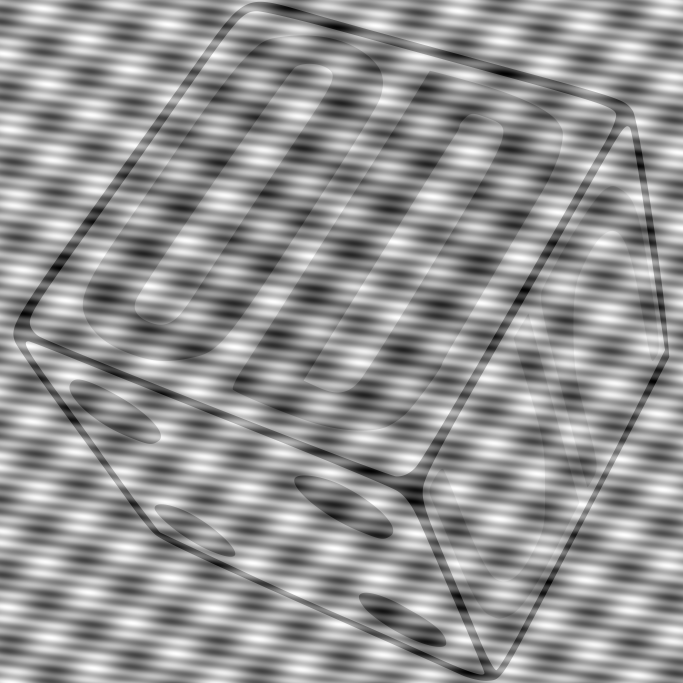
#> input picture Codigo/Noise (7).png, 2048 x 2048 px, found by its file name (shown at 1/3 size); the run also reads 1 picture not shown here
$ jupyter execute Procesamiento_Ins_Opt_Act_2.ipynb
#> lines starting #> are read from the running program, lines starting #| are printed output that depends on the picture; after the words box and inside, x2 and y2 are one past the last pixel; in counts of white or black regions, pixels touching at a corner belong together
#Estudio del procesamiento de imagenes
Autores:

    Juan José Zapata Moreno (juazapatamo@unal.edu.co)

    Alejandro Anaya (aanayal@unal.edu.co)

    Esteban Celis Hincapié (ecelish@unal.edu.co)

Fecha: 29 de Octubre de 2025

Curso: Instrumentos Ópticos

[cell 1]
#@title importar librerias
import numpy as np
import matplotlib.pyplot as plt
from PIL import Image, ImageDraw, ImageFont

##Definición de los parametros del sistema y la simulación

[cell 2]
LONGITUD_ONDA = 633e-9      # Longitud de onda (λ = 633 nm)
DISTANCIA_FOCAL = 500e-3    # Distancia focal de L1 y L2 (f = 500 mm)
DIAMETRO_L1 = 100e-3        # Diámetro de la lente L1
DIAMETRO_M2 = 50e-3
ANCHO_M1 = 10.4e-3          # Ancho del espejo M1
ALTO_M1 = 5.8e-3            # Alto del espejo M1
CAM1_PIXELES_X = 4640       # Píxeles de la cámara 1
CAM1_PIXELES_Y = 3506
TAMANO_PIXEL_CAM1 = 3.8e-6  # Lado del píxel de la cámara 1 (3.8 μm)
CAM2_PIXELES_X = 1280       # Píxeles de la cámara 2
CAM2_PIXELES_Y = 1024
TAMANO_PIXEL_CAM2 = 5.2e-6  # Lado del píxel de la cámara 2 (5.2 μm)

DIST_OBJ_BS = 250e-3        #Distancia del objeto al Beam splitter
DIST_BS_ESPEJO = 100e-3     #Distancia del Beam Splitter a el espejo
DIST_ESPEJO_LENTE = 250e-3  #Distancia del espejo a la lente
#Se hizo pensando que la distancia entre el objeto y el beam splitter y el del espejo a la lente sea igual a la distancia focal como se visualiza en el montaje


# Parámetros de la simulación
N = 1024  # Número de puntos de la malla
TAMANO_PLANO_ENTRADA = 20e-3  # Tamaño físico del plano de entrada

##Funciones principales

[cell 3]
#@title Propagación Matriz ABCD
def propagar_abcd(
    campo_entrada: np.ndarray,
    dx_entrada: float,
    longitud_onda: float,
    A: float, B: float, C: float, D: float
) -> tuple:
    """
    Propaga un campo óptico plano-paralelo usando la matriz ABCD y la formulación FFT de la integral de Collins.

    Args:
        campo_entrada (np.ndarray): Matriz compleja NxN con el campo en el plano de entrada.
        dx_entrada (float): Tamaño del píxel en el plano de entrada (m).
        longitud_onda (float): Longitud de onda de la luz (m).
        A, B, C, D (float): Elementos de la matriz de transferencia ABCD del sistema óptico.

    Returns:
        campo_salida (np.ndarray): Campo propagado en el plano de salida.
        dx_salida (float): Tamaño del píxel en el plano de salida (m).

    Notas:
        - Para B=0 (sistema de imagen), no aplica propagación difractiva y la función retorna el campo original.
        - El tamaño de salida es igual al de entrada, pero la escala espacial cambia.
    """
    # Validaciones
    if not isinstance(campo_entrada, np.ndarray):
        raise TypeError("campo_entrada debe ser un array de NumPy.")
    if campo_entrada.shape[0] != campo_entrada.shape[1]:
        raise ValueError("El campo de entrada debe ser una matriz cuadrada.")
    if B == 0:
        print("Advertencia: B=0 (sistema de imagen). Retornando campo original sin propagación.")
        return campo_entrada, dx_entrada

    N = campo_entrada.shape[0]
    k = 2 * np.pi / longitud_onda

    # Coordenadas del plano de entrada
    x = (np.arange(N) - N // 2) * dx_entrada
    X, Y = np.meshgrid(x, x)

    # Fase cuadrática inicial (plano de entrada)
    fase_inicial = np.exp(1j * k / (2 * B) * A * (X**2 + Y**2))
    campo_modificado = campo_entrada * fase_inicial

    # Transformada de Fourier (propagación)
    campo_fft = np.fft.fftshift(np.fft.fft2(np.fft.ifftshift(campo_modificado)))

    # Tamaño de píxel en el plano de salida
    dx_salida = longitud_onda * abs(B) / (N * dx_entrada)
    x_salida = (np.arange(N) - N // 2) * dx_salida
    Xs, Ys = np.meshgrid(x_salida, x_salida)

    # Fase cuadrática final (plano de salida)
    fase_final = np.exp(1j * k / (2 * B) * D * (Xs**2 + Ys**2))

    # Factor de escala (incluye normalización y términos de propagación)
    factor_escala = np.exp(1j * k * B) / (1j * longitud_onda * abs(B))

    # Salida final
    campo_salida = factor_escala * campo_fft * fase_final * (dx_entrada ** 2)

    return campo_salida, dx_salida

[cell 4]
#@title Filtro adaptativo
def crear_filtro_muesca_adaptivo(
    campo_fourier,
    n_muescas_max=10,              # máximo de picos a anular (se agregan sus conjugados)
    radio_muesca_pix=15,            # “ancho” efectivo de cada muesca
    orden_butter=5,                 # suavidad de la muesca (>=2 recomendado)
    radio_exclusion_dc_pix=10,      # no tocar la DC
    radio_min_pix=15,               # no filtrar MUY cerca del centro
    radio_max_pix=None,             # si None, sin límite superior
    percentil_det=90, # umbral de detección (log-intensidad)
    N = 1024
    ):
    """
    Genera un filtro notch-stop suave (Butterworth) para eliminar picos espurios
    en el plano de Fourier (campo de M1). Respeta simetría y limita por radio.
    """
    F = campo_fourier
    N = F.shape[0]
    assert F.shape[0] == F.shape[1], "Se asume cuadrado."

    # 1) Espectro log para realzar picos (y reducir rango dinámico)
    I = np.abs(F)**2
    L = np.log1p(I)  # log(1+I)

    # 2) Apodización previa (Hanning 2D) para bajar leakage
    win = np.hanning(N)
    W = np.outer(win, win)
    Lw = L * W

    # 3) Candidatos por percentil
    thr = np.percentile(Lw, percentil_det)
    cand = np.argwhere(Lw > thr)

    # 4) Geometría
    cy = cx = N // 2
    yy, xx = np.mgrid[0:N, 0:N]
    rr = np.sqrt((yy - cy)**2 + (xx - cx)**2)

    if radio_max_pix is None:
        radio_max_pix = N/2 - 4

    # 5) Filtrar candidatos por radio permitido y fuera de DC
    mask_rango = (rr > max(radio_min_pix, radio_exclusion_dc_pix)) & (rr < radio_max_pix)
    cand = [tuple(p) for p in cand if mask_rango[p[0], p[1]]]

    # 6) Ordenar por intensidad descendente (en Lw)
    cand.sort(key=lambda p: Lw[p[0], p[1]], reverse=True)

    # 7) Selección con supresión por vecindad (no muescas solapadas)
    elegidos = []
    tomado = np.zeros((N, N), dtype=bool)
    supresion = max(6, radio_muesca_pix)  # zona de seguridad

    for (y, x) in cand:
        if len(elegidos) >= n_muescas_max:
            break
        if tomado[y, x]:
            continue

        # punto y su conjugado
        yc = (2*cy - y) % N
        xc = (2*cx - x) % N

        elegidos.append((y, x))
        elegidos.append((yc, xc))

        # marcar vecindad como tomada
        y0, y1 = max(0, y - supresion), min(N, y + supresion + 1)
        x0, x1 = max(0, x - supresion), min(N, x + supresion + 1)
        tomado[y0:y1, x0:x1] = True
        y0c, y1c = max(0, yc - supresion), min(N, yc + supresion + 1)
        x0c, x1c = max(0, xc - supresion), min(N, xc + supresion + 1)
        tomado[y0c:y1c, x0c:x1c] = True

    # 8) Construir filtro notch-stop Butterworth suave
    H = np.ones((N, N), dtype=float)

    def butter_notch(u, v, u0, v0, D0, n):
        # Distancia a pico y a su conjugado
        Dk  = np.sqrt((u - u0)**2 + (v - v0)**2)
        Dkc = np.sqrt((u + u0)**2 + (v + v0)**2)
        # Band-stop notch (suave)
        return 1.0 / (1.0 + (D0**2 / (Dk * Dkc + 1e-12))**n)

    # Coordenadas centradas
    U = xx - cx
    V = yy - cy

    for (y, x) in elegidos:
        u0 = x - cx
        v0 = y - cy
        H *= butter_notch(U, V, u0, v0, radio_muesca_pix, orden_butter)

    # 9) Proteger DC con un “tapón” gentil (no =0)
    H[rr < radio_exclusion_dc_pix] = 1.0

    return H

[cell 5]
def cargar_imagen_objeto(ruta_archivo, tamano_pixeles):
    """Carga una imagen, la convierte a escala de grises y la redimensiona."""
#> called with ruta_archivo = '/content/Noise (7).png', tamano_pixeles = 1024
    try:
        img = Image.open(ruta_archivo).convert('L')
#> img is the input picture: PIL image 2048x2048 L; min 0, max 255, mean 148.8
        img = img.resize((tamano_pixeles, tamano_pixeles), Image.Resampling.LANCZOS)
#> img: PIL image 1024x1024 L
        img_array = np.array(img)
        if np.max(img_array) > 0:
            img_array = img_array / 255.0
        return img_array
    except FileNotFoundError:
        print(f"Error: No se encontró el archivo '{ruta_archivo}'. Se usará un objeto de texto por defecto.")
        return crear_objeto_texto("?", tamano_pixeles, tamano_fuente=int(tamano_pixeles * 0.6))

def crear_apertura_rectangular(ancho, alto, tamano_m, N_pixeles):
    """Crea una apertura rectangular."""
    coordenadas = np.linspace(-tamano_m / 2, tamano_m / 2, N_pixeles)
    X, Y = np.meshgrid(coordenadas, coordenadas)
    apertura = np.zeros((N_pixeles, N_pixeles))
    apertura[(np.abs(X) < ancho / 2) & (np.abs(Y) < alto / 2)] = 1
    return apertura

# [27 lines left out: function crear_filtro_muesca, not called in this run]

[cell 6]
from re import M
# Configuración de coordenadas del plano de entrada
dx = TAMANO_PLANO_ENTRADA / N
coordenadas = np.linspace(-TAMANO_PLANO_ENTRADA / 2, TAMANO_PLANO_ENTRADA / 2, N)

# Cargar imagen objeto S(ξ, η)
NOMBRE_ARCHIVO_ENTRADA = '/content/Noise (7).png'
S = cargar_imagen_objeto(NOMBRE_ARCHIVO_ENTRADA, N)

# TRAYECTORIA 1: S(ξ, η) -> M1(x, y) -> O(u, v) en Cámara 1

print("Calculando Trayectoria 1 (Cámara 1)...")

# a) Propagación S(ξ, η) -> plano focal de L1 (donde está M1)
# Esta es una transformada de Fourier óptica
A1, B1, C1, D1 = 0, DISTANCIA_FOCAL, -1/DISTANCIA_FOCAL, 0
campo_en_M1, dx_M1 = propagar_abcd(S, dx, LONGITUD_ONDA, A1, B1, C1, D1)
#> dx_M1 = 1.58e-05

# b) Aplicar modulación de amplitud t(x, y) en el espejo M1
# M1 es rectangular: 10.4 mm × 5.8 mm
tamano_plano_M1 = N * dx_M1
#> tamano_plano_M1 = 0.0162
mascara_fisica_espejo = crear_apertura_rectangular(ANCHO_M1, ALTO_M1, tamano_plano_M1, N)
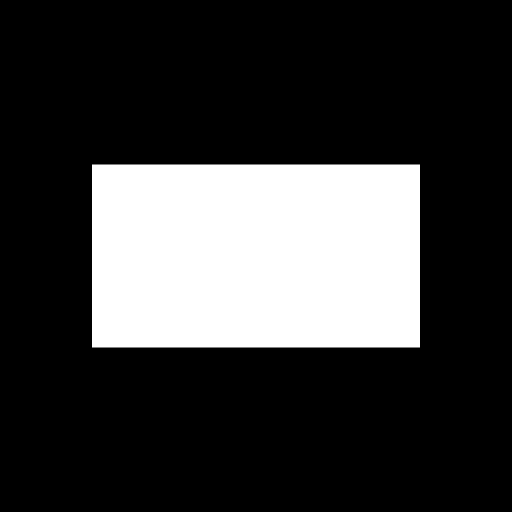
#> mascara_fisica_espejo: shape (1024, 1024) float64 (shown at 1/2 size); values 0 (black) and 1 (white), 22.9% white; 1 white region, box (x1, y1, x2, y2) and area: (184, 329, 840, 695) 240096

# Si deseas agregar filtros adaptativos adicionales, combínalos aquí
filtro_muesca = crear_filtro_muesca_adaptivo(campo_en_M1)
#> in crear_filtro_muesca_adaptivo, `thr = np.percentile(Lw, percentil_det)`: thr = 0.000392
#> in crear_filtro_muesca_adaptivo, `cand = np.argwhere(Lw > thr)`: cand = 104858 pairs, first value 76 to 947, second value 76 to 948
#> in crear_filtro_muesca_adaptivo, `cand = [tuple(p) for p in cand if mask_rango[p[0], p[1]]]`: cand = 104149 items
#> the loop in crear_filtro_muesca_adaptivo, `for (y, x) in cand:` made 140 passes
#> (y, x) on passes 2 to 9: (566, 505), (457, 519), (567, 505), (459, 519), (565, 505), (456, 519), (568, 505), (460, 519)
#> after the loop in crear_filtro_muesca_adaptivo, `for (y, x) in cand:`:
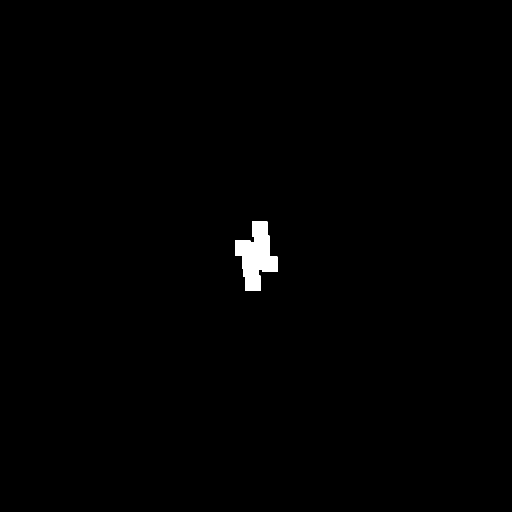
#> tomado: shape (1024, 1024) bool (shown at 1/2 size); 0.64% white; 1 white region, box (x1, y1, x2, y2) and area: (470, 443, 555, 582) 6707
#> after the loop in crear_filtro_muesca_adaptivo, `for (y, x) in cand:`: elegidos = [(458, 519), (566, 505), (500, 502), (524, 522), (522, 500), (502, 524), (496, 485), (528, 539), (486, 523), (538, 501)]
#> the loop in crear_filtro_muesca_adaptivo, `for (y, x) in elegidos:` made 10 passes
#> (y, x, u0, v0) on passes 1 to 8: (458, 519, 7, -54), (566, 505, -7, 54), (500, 502, -10, -12), (524, 522, 10, 12), (522, 500, -12, 10), (502, 524, 12, -10), (496, 485, -27, -16), (528, 539, 27, 16)
#> pass 1, in butter_notch, `Dk  = np.sqrt((u - u0)**2 + (v - v0)**2)`:
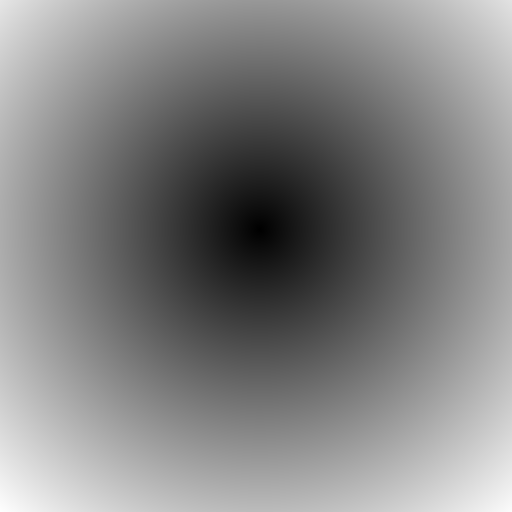
#> Dk: shape (1024, 1024) float64 (shown at 1/2 size); min 0, max 767.2, mean 394.3; drawn with min black and max white
#> pass 1, in butter_notch, `Dkc = np.sqrt((u + u0)**2 + (v + v0)**2)`:
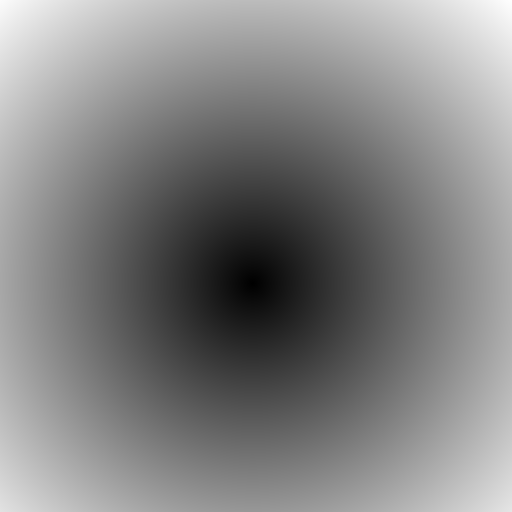
#> Dkc: shape (1024, 1024) float64 (shown at 1/2 size); min 0, max 767.3, mean 394.4; drawn with min black and max white
#> after the loop in crear_filtro_muesca_adaptivo, `for (y, x) in elegidos:`:
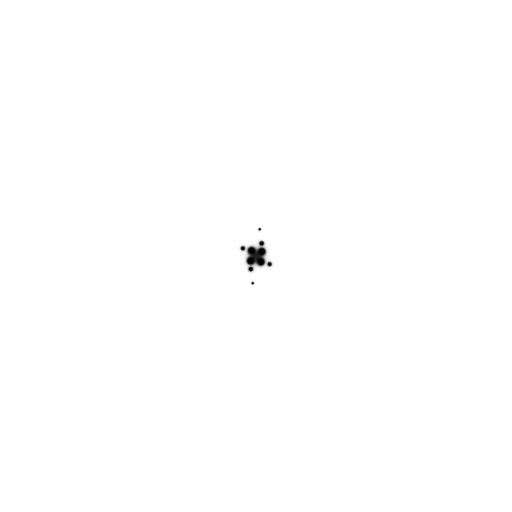
#> H: shape (1024, 1024) float64 (shown at 1/2 size); min 2.86e-144, max 1, mean 0.999
#> after the loop in crear_filtro_muesca_adaptivo, `for (y, x) in elegidos:`:
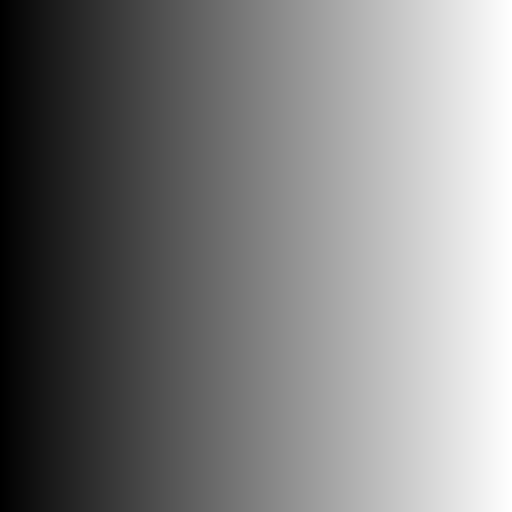
#> U: shape (1024, 1024) int64 (shown at 1/2 size); min -512, max 511, mean -0.5; drawn with min black and max white
mascara_espejo = mascara_fisica_espejo * filtro_muesca  # Combinar modulaciones
mascara_espejo = mascara_espejo
campo_despues_M1 = campo_en_M1 * mascara_espejo

# c) Propagación M1(x, y) -> O(u, v) en Cam1
# El campo reflejado pasa de nuevo por L1 (otra transformada de Fourier)
A2, B2, C2, D2 = 0, DISTANCIA_FOCAL, -1/DISTANCIA_FOCAL, 0
O, dx_cam1 = propagar_abcd(campo_despues_M1, dx_M1, LONGITUD_ONDA, A2, B2, C2, D2)
#> dx_cam1 = 1.95e-05

# d) Calcular la intensidad en la cámara 1
intensidad_cam1 = np.abs(O)**2
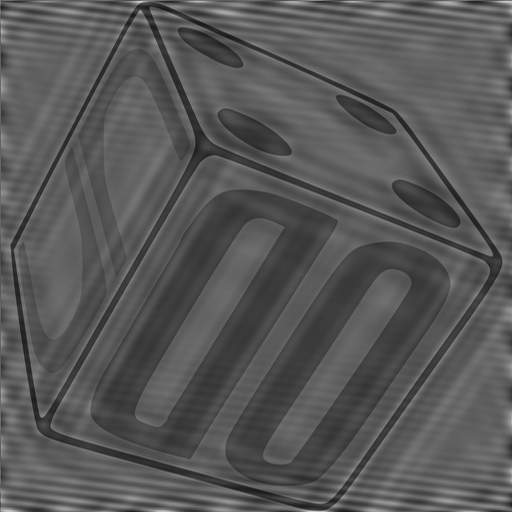
#> intensidad_cam1: shape (1024, 1024) float64 (shown at 1/2 size); min 0.0853, max 0.875, mean 0.345
if np.max(intensidad_cam1) > 0:
    intensidad_cam1 /= np.max(intensidad_cam1)

# ====================================================================
# TRAYECTORIA 2: S(ξ, η) -> M2 -> U(x', y') en Cámara 2
# ====================================================================

print("Calculando Trayectoria 2 (Cámara 2)...")

# Construcción de la matriz ABCD compuesta
# M2 es un espejo PLANO circular de 50 mm de diámetro

# Distancias del sistema
d_entrada = DIST_OBJ_BS + DIST_BS_ESPEJO  # Distancia desde objeto hasta M2

M_prop_entrada = np.array([[1, d_entrada], [0, 1]])

# Espejo plano: matriz identidad (C = 0)
M_espejo_plano = np.array([[1, 0], [0, 1]])

# Propagación desde M2 hasta L2
M_prop_intermedia = np.array([[1, DIST_ESPEJO_LENTE], [0, 1]])

# Lente L2
M_lente = np.array([[1, 0], [-1/DISTANCIA_FOCAL, 1]])

# Propagación desde L2 hasta Cam2
# La distancia depende de d_entrada y la ecuación de lentes
M_prop_salida = np.array([[1, DISTANCIA_FOCAL], [0, 1]])

# Matriz total: multiplicar de derecha a izquierda
M_total_S_U = M_prop_salida @ M_lente @ M_prop_intermedia @ M_espejo_plano @ M_prop_entrada


# Extraer elementos ABCD
A3, B3, C3, D3 = M_total_S_U[0,0], M_total_S_U[0,1], M_total_S_U[1,0], M_total_S_U[1,1]

# Propagación directa desde S hasta posición antes de aplicar apertura circular
campo_U, dx_cam2 = propagar_abcd(S, dx, LONGITUD_ONDA, A3, B3, C3, D3)
#> (the rest of the program and of its run is left out)
